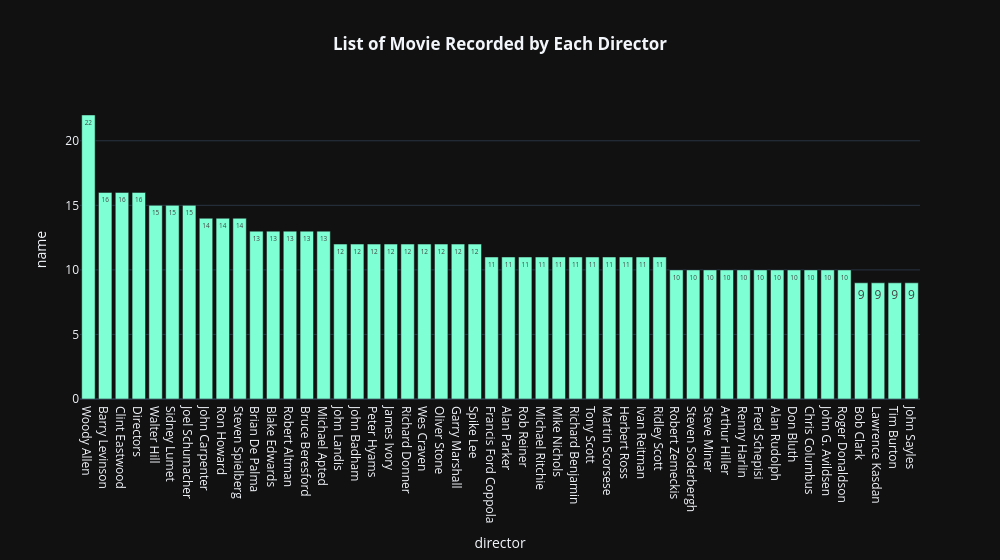

Write notebook code for a chart like this one.
### Code cell
fig = px.bar(df.groupby('director',as_index=False).count().sort_values(by='name',ascending=False).head(50),x='director',y='name',labels={'movie':'Total Movies'},width=1000,color_discrete_sequence=['aquamarine'],template='plotly_dark',text='name',title='<b> List of movie Recorded by Each director')
fig.update_layout(title='<b>List of Movie Recorded by Each Director</b>', title_x=0.5)

### Figure 1 — Plotly figure (JSON) as saved in the notebook; plotly's stock layout.template omitted (floating-point values rounded to 4 significant figures)
{"data": [{"alignmentgroup": "True", "hovertemplate": "director=%{x}<br>name=%{text}<extra></extra>", "legendgroup": "", "marker": {"color": "aquamarine", "pattern": {"shape": ""}}, "name": "", "offsetgroup": "", "orientation": "v", "showlegend": false, "text": [22.0, 16.0, 16.0, 16.0, 15.0, 15.0, 15.0, 14.0, 14.0, 14.0, 13.0, 13.0, 13.0, 13.0, 13.0, 12.0, 12.0, 12.0, 12.0, 12.0, 12.0, 12.0, 12.0, 12.0, 11.0, 11.0, 11.0, 11.0, 11.0, 11.0, 11.0, 11.0, 11.0, 11.0, 11.0, 10.0, 10.0, 10.0, 10.0, 10.0, 10.0, 10.0, 10.0, 10.0, 10.0, 10.0, 9.0, 9.0, 9.0, 9.0], "textposition": "auto", "type": "bar", "x": ["Woody Allen", "Barry Levinson", "Clint Eastwood", "Directors", "Walter Hill", "Sidney Lumet", "Joel Schumacher", "John Carpenter", "Ron Howard", "Steven Spielberg", "Brian De Palma", "Blake Edwards", "Robert Altman", "Bruce Beresford", "Michael Apted", "John Landis", "John Badham", "Peter Hyams", "James Ivory", "Richard Donner", "Wes Craven", "Oliver Stone", "Garry Marshall", "Spike Lee", "Francis Ford Coppola", "Alan Parker", "Rob Reiner", "Michael Ritchie", "Mike Nichols", "Richard Benjamin", "Tony Scott", "Martin Scorsese", "Herbert Ross", "Ivan Reitman", "Ridley Scott", "Robert Zemeckis", "Steven Soderbergh", "Steve Miner", "Arthur Hiller", "Renny Harlin", "Fred Schepisi", "Alan Rudolph", "Don Bluth", "Chris Columbus", "John G. Avildsen", "Roger Donaldson", "Bob Clark", "Lawrence Kasdan", "Tim Burton", "John Sayles"], "xaxis": "x", "y": [22, 16, 16, 16, 15, 15, 15, 14, 14, 14, 13, 13, 13, 13, 13, 12, 12, 12, 12, 12, 12, 12, 12, 12, 11, 11, 11, 11, 11, 11, 11, 11, 11, 11, 11, 10, 10, 10, 10, 10, 10, 10, 10, 10, 10, 10, 9, 9, 9, 9], "yaxis": "y"}], "layout": {"barmode": "relative", "legend": {"tracegroupgap": 0}, "title": {"text": "<b>List of Movie Recorded by Each Director</b>", "x": 0.5}, "width": 1000, "xaxis": {"anchor": "y", "domain": [0.0, 1.0], "title": {"text": "director"}}, "yaxis": {"anchor": "x", "domain": [0.0, 1.0], "title": {"text": "name"}}}}
